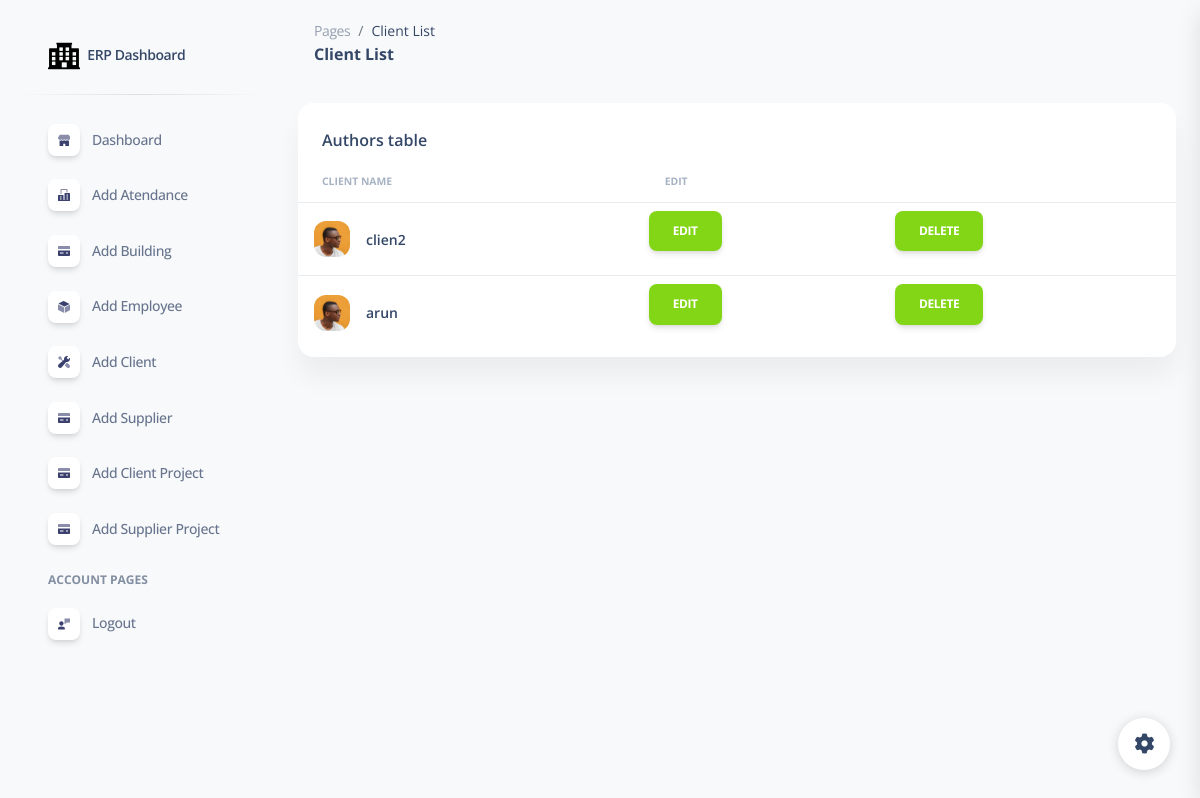
Page /client_list/ (signed in) on the earlier database version.
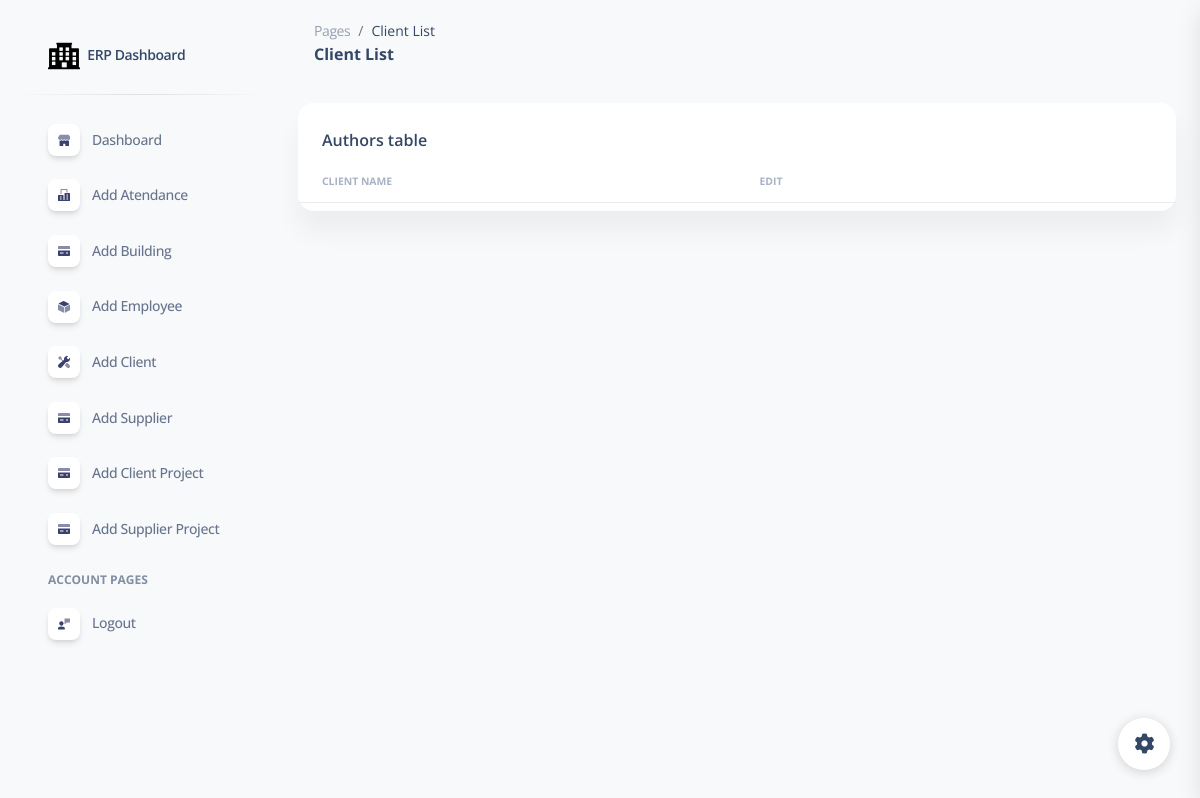
Same page on the later database version.
### erpapp/models.py (models this page shows, shortened)
class Client(models.Model):
    clientname = models.CharField(max_length=255)

### erpapp/views.py (the view)
# urls.py: path('client_list/', client_list, name='client_list'),
@login_required
def client_list(request):
    clients = Client.objects.all()
    return render(request, 'client_list.html', {'clients': clients})

### erpapp/templates/client_list.html (shortened to what the changed rows need)
{% extends 'base.html' %}
{% load static %}
{% block content %}
<!DOCTYPE html>
<html lang="en">
<head>
  <link href="{% static  'css/nucleo-icons.css' %}" rel="stylesheet" />
  <link href="{% static  'css/nucleo-svg.css' %}" rel="stylesheet" />
  <link href="{% static '/css/nucleo-svg.css' %}" rel="stylesheet" />
  <link id="pagestyle" href="{% static 'css/soft-ui-dashboard.css' %}" rel="stylesheet" />
</head>
<body class="g-sidenav-show  bg-gray-100">
<main class="main-content position-relative max-height-vh-100 h-100 mt-1 border-radius-lg ">
    <div class="container-fluid py-4">
      <div class="row">
        <div class="col-12">
          <div class="card mb-4">
            <div class="card-body px-0 pt-0 pb-2">
              <div class="table-responsive p-0">
                <table class="table align-items-center mb-0">
                  <thead>
                    <tr>
                      <th class="text-uppercase text-secondary text-xxs font-weight-bolder opacity-7">Client Name</th>
                      <th class="text-uppercase text-secondary text-xxs font-weight-bolder opacity-7">Edit</th>
                      <th class="text-secondary opacity-7"></th>
                    </tr>
                  </thead>
                  <tbody>
                    {% for client in clients %}
                    <tr>
                      <td>
                        <div class="d-flex px-2 py-1">
                          <div>
                            <img src="{% static '/img/team-2.jpg' %}" class="avatar avatar-sm me-3" alt="user1">
                          </div>
                          <div class="d-flex flex-column justify-content-center">
                            <h6 class="mb-0 text-sm">{{ client.clientname }}</h6>
                          </div>
                        </div>
                      </td>
                      <td class="align-middle">
                        <a href="{% url 'edit_client' client.id %}" class="btn btn-success">Edit</a>
                      </td>
                      <td class="align-middle">
                        <a href="{% url 'delete_client' client.id %}" class="btn btn-success">Delete</a>
                      </td>
                    </tr>
                    {% endfor %}
                  </tbody>
                </table>
              </div>
            </div>
          </div>
        </div>
      </div>
{% endblock %}

Differences in the rows shown:
removed Client: clientname "clien2"
removed Client: clientname "arun"
